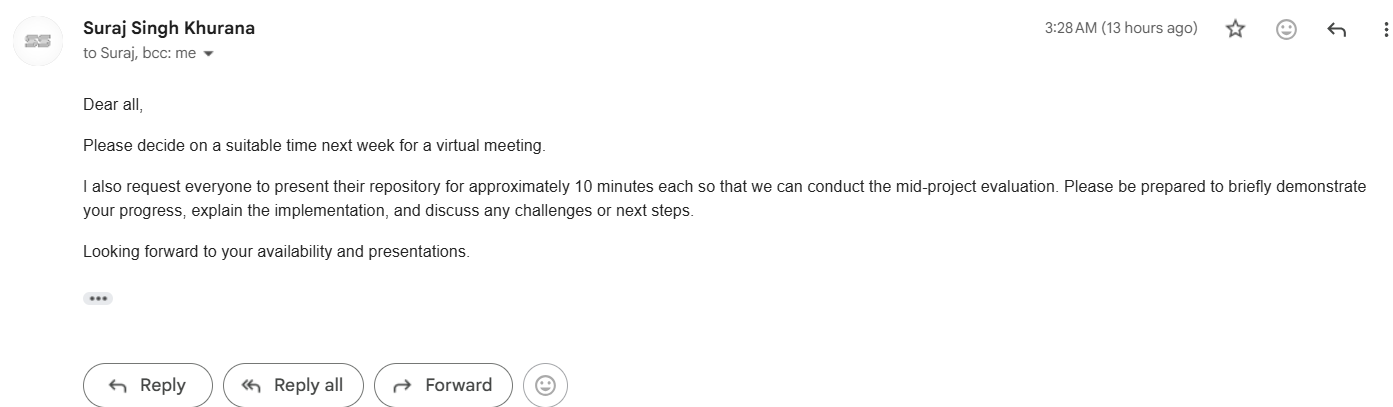
#> input picture data/input/h.png, 1393 x 407 px
$ python -i image_preprocessor.py   (imports and definitions only)
#> lines starting #> are read from the running program, lines starting #| are printed output that depends on the picture
"""
OpenCV Image Preprocessing Module
"""

import cv2
import numpy as np


class ImagePreprocessor:

    def __init__(self):
        pass

    # -----------------------------
    # Read Image
    # -----------------------------
    def load_image(self, image_path):

        image = cv2.imread(image_path)

        if image is None:
            raise FileNotFoundError(f"Unable to load image: {image_path}")

        return image

    # -----------------------------
    # Convert to Gray
    # -----------------------------
    def to_gray(self, image):

        return cv2.cvtColor(image, cv2.COLOR_BGR2GRAY)

    # -----------------------------
    # Remove Noise
    # -----------------------------
    def denoise(self, image):

        return cv2.fastNlMeansDenoising(image)

    # -----------------------------
    # CLAHE Contrast
    # -----------------------------
    def enhance_contrast(self, image):

        clahe = cv2.createCLAHE(
            clipLimit=2.0,
            tileGridSize=(8, 8)
        )

        return clahe.apply(image)

    # -----------------------------
    # Adaptive Threshold
    # -----------------------------
    def threshold(self, image):

        return cv2.adaptiveThreshold(
            image,
            255,
            cv2.ADAPTIVE_THRESH_GAUSSIAN_C,
            cv2.THRESH_BINARY,
            31,
            15,
        )

    # -----------------------------
    # Resize Large Images
    # -----------------------------
    def resize(self, image, width=1800):

        h, w = image.shape[:2]

        if w <= width:
            return image

        ratio = width / w

        new_height = int(h * ratio)

        return cv2.resize(
            image,
            (width, new_height),
            interpolation=cv2.INTER_AREA,
        )

    # -----------------------------
    # Automatic Deskew
    # -----------------------------
    def deskew(self, image):

        coords = np.column_stack(np.where(image > 0))

        if len(coords) == 0:
            return image

        angle = cv2.minAreaRect(coords)[-1]

        if angle < -45:
            angle = -(90 + angle)
        else:
            angle = -angle

        h, w = image.shape[:2]

        center = (w // 2, h // 2)

        matrix = cv2.getRotationMatrix2D(
            center,
            angle,
            1.0,
        )

        return cv2.warpAffine(
            image,
            matrix,
            (w, h),
            flags=cv2.INTER_CUBIC,
            borderMode=cv2.BORDER_REPLICATE,
        )

    # -----------------------------
    # Complete Pipeline
    # -----------------------------
    def preprocess(self, image_path):

        image = self.load_image(image_path)
#> in load_image, image is the input picture: shape (407, 1393, 3); mean B, G, R 250.3, 250.3, 250.3

        image = self.resize(image)

        image = self.to_gray(image)

        image = self.denoise(image)

        image = self.enhance_contrast(image)

        image = self.threshold(image)
#> in threshold, `return cv2.adaptiveThreshold( image, 255, cv2.ADAPTIVE_THRESH_GAUSSIAN..`:
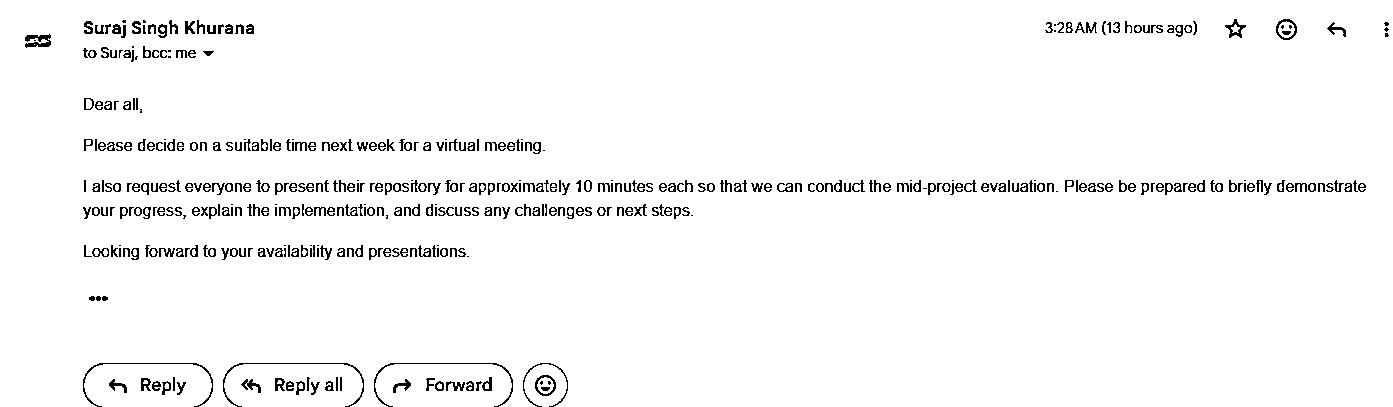
#> returned value: shape (407, 1393); 97% white; black in thin lines or dots

        image = self.deskew(image)
#> in deskew, `coords = np.column_stack(np.where(image > 0))`: coords = 549847 pairs, first value 0 to 406, second value 0 to 1392
#> in deskew, `angle = cv2.minAreaRect(coords)[-1]`: angle = -90
#> in deskew, `angle = -(90 + angle)`: angle = 0
#> in deskew, `matrix = cv2.getRotationMatrix2D( center, angle, 1.0, )`: matrix = [[1, 0, 0], [0, 1, 0]]

        return image

>>> result = ImagePreprocessor().preprocess('../data/input/h.png')
